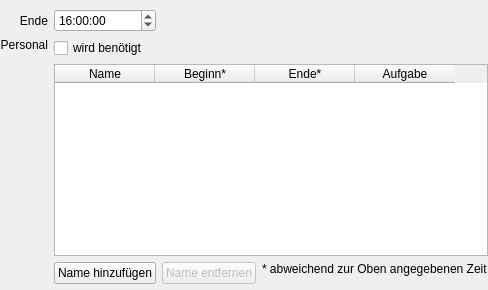
      <widget class="QWidget" name="tabZeiten">
       <attribute name="title">
        <string>Einsatzzeiten</string>
       </attribute>
       <layout class="QGridLayout" name="gridLayout_8" rowstretch="0,0,1,0,0" columnstretch="0,0,0,1">
        <property name="leftMargin">
         <number>0</number>
        </property>
        <property name="topMargin">
         <number>9</number>
        </property>
        <property name="rightMargin">
         <number>0</number>
        </property>
        <property name="bottomMargin">
         <number>0</number>
        </property>
        <property name="spacing">
         <number>6</number>
        </property>
        <item row="1" column="0" rowspan="2">
         <widget class="QLabel" name="label_8">
          <property name="text">
           <string>Personal</string>
          </property>
          <property name="alignment">
           <set>Qt::AlignRight|Qt::AlignTop|Qt::AlignTrailing</set>
          </property>
         </widget>
        </item>
        <item row="3" column="1">
         <widget class="QPushButton" name="buttonInsert">
          <property name="text">
           <string>Name hinzufügen</string>
          </property>
         </widget>
        </item>
        <item row="2" column="1" colspan="3">
         <widget class="QTableWidget" name="tablePersonen">
          <property name="wordWrap">
           <bool>true</bool>
          </property>
          <property name="cornerButtonEnabled">
           <bool>false</bool>
          </property>
          <attribute name="verticalHeaderHighlightSections">
           <bool>true</bool>
          </attribute>
          <column>
           <property name="text">
            <string>Name</string>
           </property>
          </column>
          <column>
           <property name="text">
            <string>Beginn*</string>
           </property>
          </column>
          <column>
           <property name="text">
            <string>Ende*</string>
           </property>
          </column>
          <column>
           <property name="text">
            <string>Aufgabe</string>
           </property>
          </column>
         </widget>
        </item>
        <item row="1" column="1">
         <widget class="QCheckBox" name="checkBoxBenoetigt">
          <property name="text">
           <string>wird benötigt</string>
          </property>
         </widget>
        </item>
        <item row="0" column="0">
         <widget class="QLabel" name="label_7">
          <property name="text">
           <string>Ende</string>
          </property>
          <property name="alignment">
           <set>Qt::AlignRight|Qt::AlignTrailing|Qt::AlignVCenter</set>
          </property>
         </widget>
        </item>
        <item row="0" column="1">
         <widget class="QTimeEdit" name="timeEnde">
          <property name="time">
           <time>
            <hour>16</hour>
            <minute>0</minute>
            <second>0</second>
           </time>
          </property>
         </widget>
        </item>
        <item row="3" column="3" rowspan="2">
         <widget class="QLabel" name="label_11">
          <property name="text">
           <string>* abweichend zur Oben angegebenen Zeit</string>
          </property>
          <property name="alignment">
           <set>Qt::AlignLeading|Qt::AlignLeft|Qt::AlignTop</set>
          </property>
         </widget>
        </item>
        <item row="3" column="2">
         <widget class="QPushButton" name="buttonRemove">
          <property name="enabled">
           <bool>false</bool>
          </property>
          <property name="text">
           <string>Name entfernen</string>
          </property>
         </widget>
        </item>
       </layout>
      </widget>
